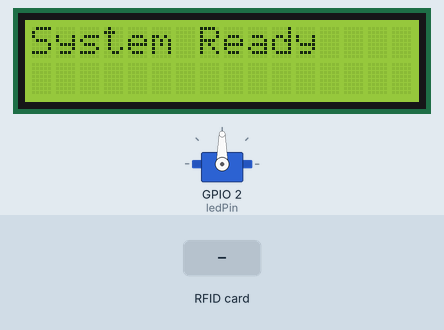
Recording of a sketch running on a simulated ESP8266 (NodeMCU). Shown: servo, 16×2 character LCD. Inputs (shaded band) come from the test bench. WiFi joins after 1.5 s; servers stay silent unless stated; uploads are accepted with an empty reply; what the sketch prints to the serial monitor is not drawn.

Above: at 1.7 s.
At 4.8 s:
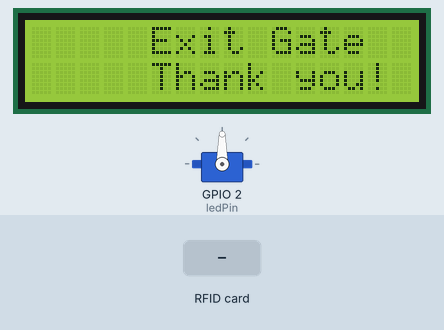
4.9 s: RFID card 5E 7A 19 C4 held to the reader
At 5.29 s:
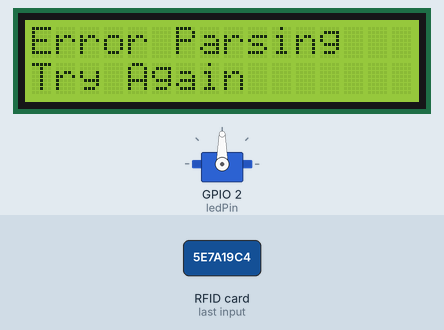
Timing chart, 0 to 7.9 s (numbered marks = the images above; inputs shaded):
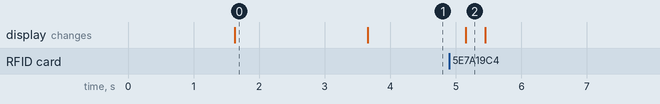

Measured:
- after the input at 4.9 s, the display: changes after 0.25 s (image 2)
- what the display in image 0 shows lasts 2.1 s, from 1.6 s to 3.7 s

The sketch:

Exit_esp.ino
```cpp
#include <SPI.h>
#include <MFRC522.h>
#include <ESP8266WiFi.h>
#include <LiquidCrystal_I2C.h>
#include <ESP8266HTTPClient.h>
#include <ArduinoJson.h>
#include <WiFiClient.h>
#include <Servo.h>
int Client = 2;
Servo myservo;
// WiFi credentials
const char* ssid = "Monchel";         // Replace with your WiFi SSID
const char* password = "Monchel1";     // Replace with your WiFi password

// Server URL
const char* serverUrl = "http://192.168.43.52/smart_parking/parking.php";

// MFRC522 connections
#define RST_PIN 16
#define SS_PIN 15
MFRC522 mfrc522(SS_PIN, RST_PIN); // Create MFRC522 instance
LiquidCrystal_I2C lcd(0x27, 16, 2);

// Built-in LED pin
const int ledPin = LED_BUILTIN;
int pos;
void setup() {
  // Initialize serial monitor
  Serial.begin(115200);
  Serial.println("Initializing...");

  // Initialize SPI and MFRC522
  SPI.begin();
  mfrc522.PCD_Init();
  Serial.println("RFID Reader initialized.");

  // Configure LED pin
  pinMode(ledPin, OUTPUT);
  digitalWrite(ledPin, LOW); // Turn off LED initially

  myservo.attach(2);
  // Connect to WiFi
  WiFi.begin(ssid, password);
  Serial.print("Connecting to WiFi");
  while (WiFi.status() != WL_CONNECTED) {
    delay(500);
    Serial.print(".");
  }
  Serial.println("\nConnected to WiFi!");
  lcd.init();
  lcd.backlight();
  lcd.setCursor(0, 0);
  lcd.print("System Ready");
  delay(2000);
  lcd.clear();
}

void loop() {
          lcd.clear();
        lcd.setCursor(5, 0);
        lcd.print("Exit Gate");
        lcd.setCursor(5, 2);
        lcd.print("Thank you!");
  // Check if a new card is present
  if (!mfrc522.PICC_IsNewCardPresent()) {
    return;
  }

  // Check if the card can be read
  if (!mfrc522.PICC_ReadCardSerial()) {
    return;
  }

  // Read the UID and convert it to a string without colons
  String uid = "";
  for (byte i = 0; i < mfrc522.uid.size; i++) {
    if (mfrc522.uid.uidByte[i] < 0x10) {
      uid += "0"; // Add leading zero for single-digit HEX values
    }
    uid += String(mfrc522.uid.uidByte[i], HEX);
  }
  uid.toUpperCase(); // Convert to uppercase

  // Print UID to serial monitor
  Serial.println("Card UID: " + uid);

  // Send UID to server
  if (WiFi.status() == WL_CONNECTED) {
    HTTPClient http;
    WiFiClient client;

    // Start HTTP connection
    http.begin(client, serverUrl);
    http.addHeader("Content-Type", "application/x-www-form-urlencoded");

    // POST data
    String postData = "uid=" + uid + "&action=exit";
    int httpResponseCode = http.POST(postData);

    // Process server response
    if (httpResponseCode > 0) {
      String response = http.getString();
      Serial.println("Server Response: " + response);

      // Parse JSON response
      StaticJsonDocument<200> doc;
      DeserializationError error = deserializeJson(doc, response);

      if (error) {
        Serial.println("JSON Parsing Failed!");
        lcd.clear();
        lcd.setCursor(0, 0);
        lcd.print("Error Parsing");
        lcd.setCursor(0, 1);
        lcd.print("Try Again");
        return;
      }

      // Extract values
      String status = doc["status"].as<String>();
      String message = doc["message"].as<String>();
      int balance = doc["balance"].as<int>();
      String name = doc["name"].as<String>();
      int cost = doc["cost"].as<int>();
      int duration = doc["duration"].as<int>();

     if (message == "Insufficient balance. Please recharge.") {
         // Display on LCD
      lcd.clear();
      lcd.setCursor(0, 0);
      lcd.print(name);
      lcd.setCursor(0, 1);
      lcd.print("Insufficient balance");
      lcd.setCursor(0, 2);
      lcd.print("Balance: " + String(balance) + " Rwf");
    }
    else if(message == "Customer not found"){
        lcd.clear();
        lcd.setCursor(1, 1);
        lcd.print("Customer not found");
      }
        else if(message == "No active entry found."){
        lcd.clear();
        lcd.setCursor(1, 1);
        lcd.print("You didn't Entry !");
      }

    else  if (message == "Exit recorded successfully.") {
         // Display on LCD
      lcd.clear();
      lcd.setCursor(0, 0);
      lcd.print(name);
      lcd.setCursor(0, 1);
      lcd.print("Parked Time: " + String(duration) + "min");
      lcd.setCursor(0, 2);
      lcd.print("Cost:" + String(cost)+"f Bal:" + String(balance)+"f" );

    delay(100);


      // for servor
    for (pos = 0; pos <= 180; pos += 4){
      myservo.write(pos);
      delay(0.05);
    }
    delay(5000);
    for (pos = 180; pos >= 0; pos -= 4) {
    myservo.write(pos);
    delay(0.05);
    }
    }


      // Light LED for successful response
      digitalWrite(ledPin, LOW);
      delay(1000);
      digitalWrite(ledPin, HIGH);
    } else {
      Serial.println("Error in HTTP request: " + String(httpResponseCode));
    }

    // End HTTP connection
    http.end();
  } else {
    Serial.println("WiFi not connected!");
  }

  // Halt PICC to allow subsequent scans
  mfrc522.PICC_HaltA();

  // Small delay to avoid multiple readings
  delay(2000);
}
```
